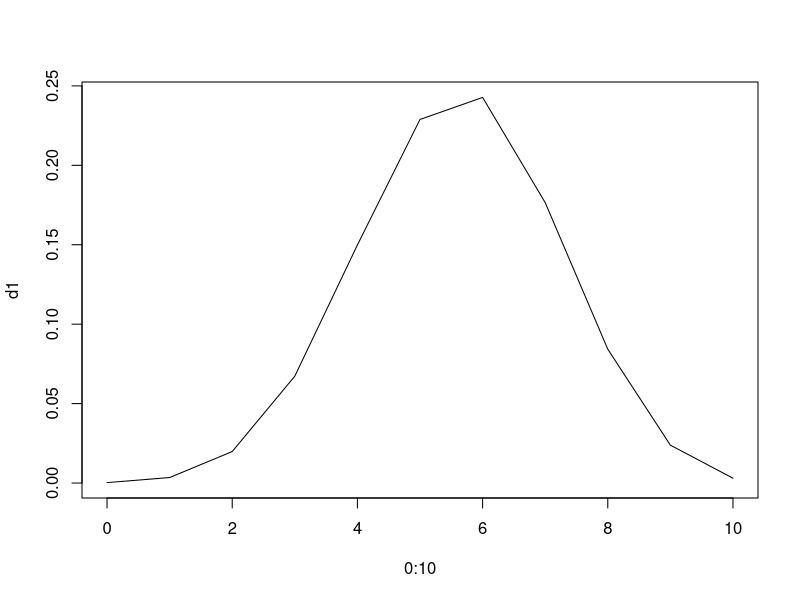
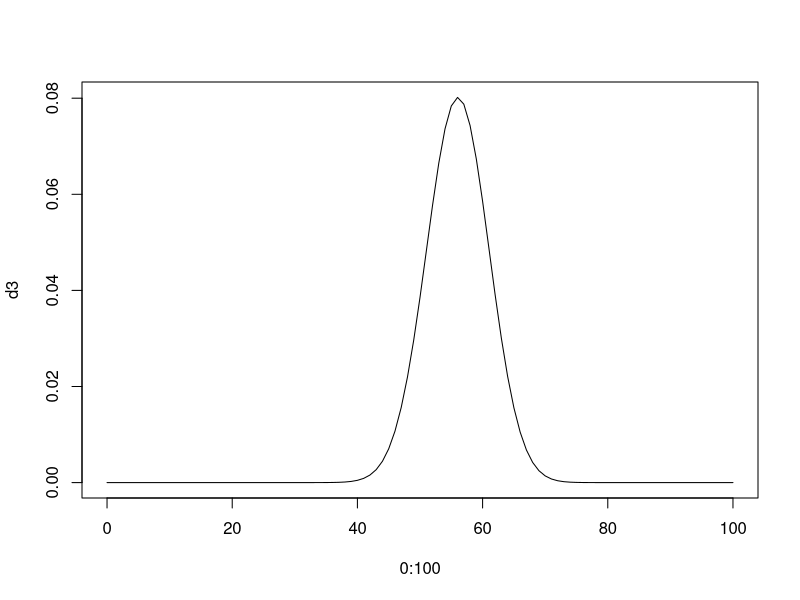

Write the R code that produced these figures, in order.
setwd("D:/R")
f<-read.csv("travelled abroad_csv.csv")
p<-sum(f$Travelledabroad=="Y")/nrow(f)
cat("\nProbability of success:",p)
per<-p*100
cat("\nPercentage of people travelled abroad:",per)

#n=10 case
d1<-dbinom(0:10,10,p)
cat("\nProbability for k=0:10 with B.D.:",d1)

plot(0:10,d1,type="l")

#n=100 case
m<-100*p
cat("\nMean is:",m)

s<-sqrt(100*p*(1-p))
cat("\nStandard Deviation:",s)

p1<-pnorm(59,m,s,lower.tail = F)
cat("\nProbability for n=100 with N.D. is:",p1)

d2<-sum(dbinom(59:100,100,p))
cat("\nProbability for n=100 with B.D. is:",d2)

d3<-dbinom(0:100,100,p)
plot(0:100,d3,type = "l")
